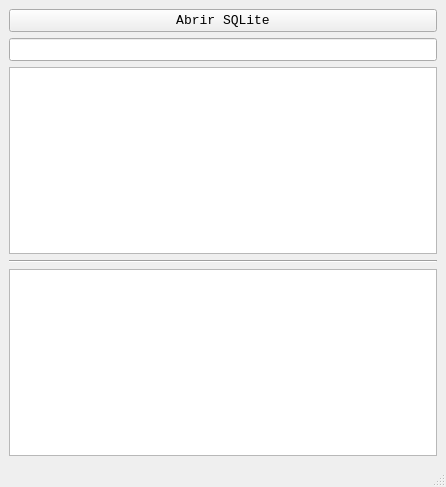
<?xml version="1.0" encoding="UTF-8"?>
<ui version="4.0">
 <class>MainWindow</class>
 <widget class="QMainWindow" name="MainWindow">
  <property name="geometry">
   <rect>
    <x>0</x>
    <y>0</y>
    <width>446</width>
    <height>487</height>
   </rect>
  </property>
  <property name="font">
   <font>
    <family>Consolas</family>
    <pointsize>10</pointsize>
   </font>
  </property>
  <property name="windowTitle">
   <string>MainWindow</string>
  </property>
  <widget class="QWidget" name="centralwidget">
   <layout class="QVBoxLayout" name="verticalLayout">
    <item>
     <widget class="QPushButton" name="pushButton_abrir_sqlite">
      <property name="text">
       <string>Abrir SQLite</string>
      </property>
     </widget>
    </item>
    <item>
     <widget class="QLineEdit" name="lineEdit_filtro"/>
    </item>
    <item>
     <widget class="QTreeView" name="treeView_sqlite">
      <attribute name="headerVisible">
       <bool>false</bool>
      </attribute>
     </widget>
    </item>
    <item>
     <widget class="Line" name="line">
      <property name="orientation">
       <enum>Qt::Horizontal</enum>
      </property>
     </widget>
    </item>
    <item>
     <widget class="QTextEdit" name="textEdit_log">
      <property name="maximumSize">
       <size>
        <width>16777215</width>
        <height>200</height>
       </size>
      </property>
      <property name="readOnly">
       <bool>true</bool>
      </property>
     </widget>
    </item>
   </layout>
  </widget>
  <widget class="QMenuBar" name="menubar">
   <property name="geometry">
    <rect>
     <x>0</x>
     <y>0</y>
     <width>446</width>
     <height>21</height>
    </rect>
   </property>
  </widget>
  <widget class="QStatusBar" name="statusbar"/>
 </widget>
 <resources/>
 <connections/>
</ui>
